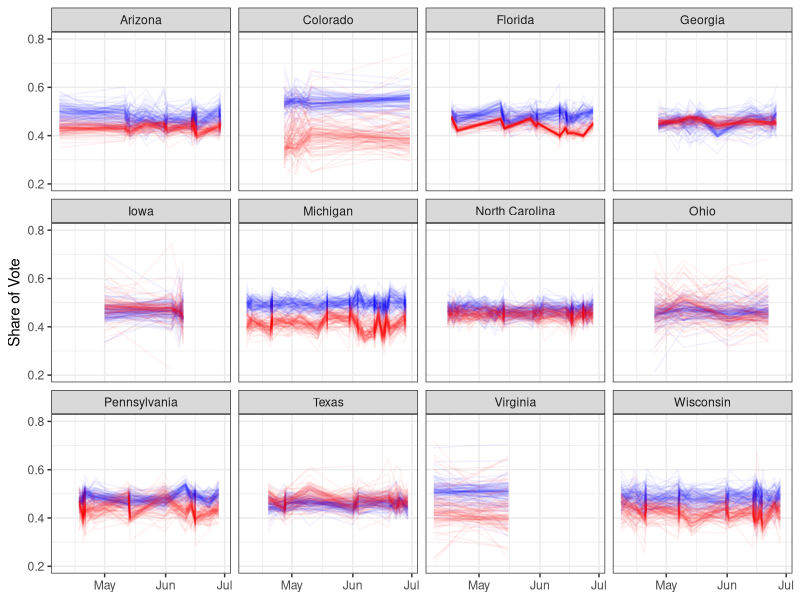
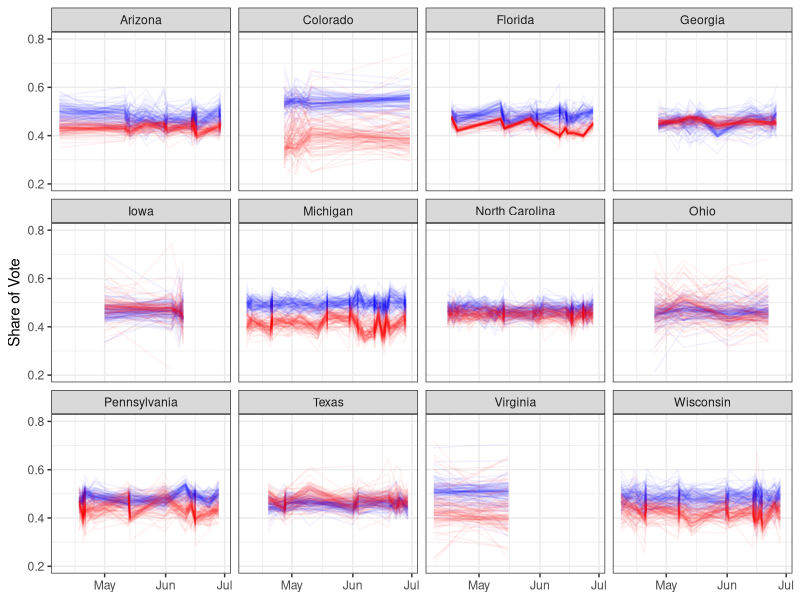

These figures' R source, in order:
library(tidyverse)

# Load data
dat = read_csv("data/model_results.csv")


ggplot() +
  geom_line(data = filter(dat, candidate == "Biden"), aes(date, pct, group=factor(sample)), color='blue', alpha=0.05) +
  geom_line(data = filter(dat, candidate == "Trump"), aes(date, pct, group=factor(sample)), color='red', alpha=0.05) +
  theme_bw() +
  # theme(legend.position="none") +
  ylim(.20, .80) +
  labs(x=NULL, y="Share of Vote") +
  facet_wrap(~state) +
  NULL

ggsave("figures/GP_model_results.png", width=18, height = 12)
